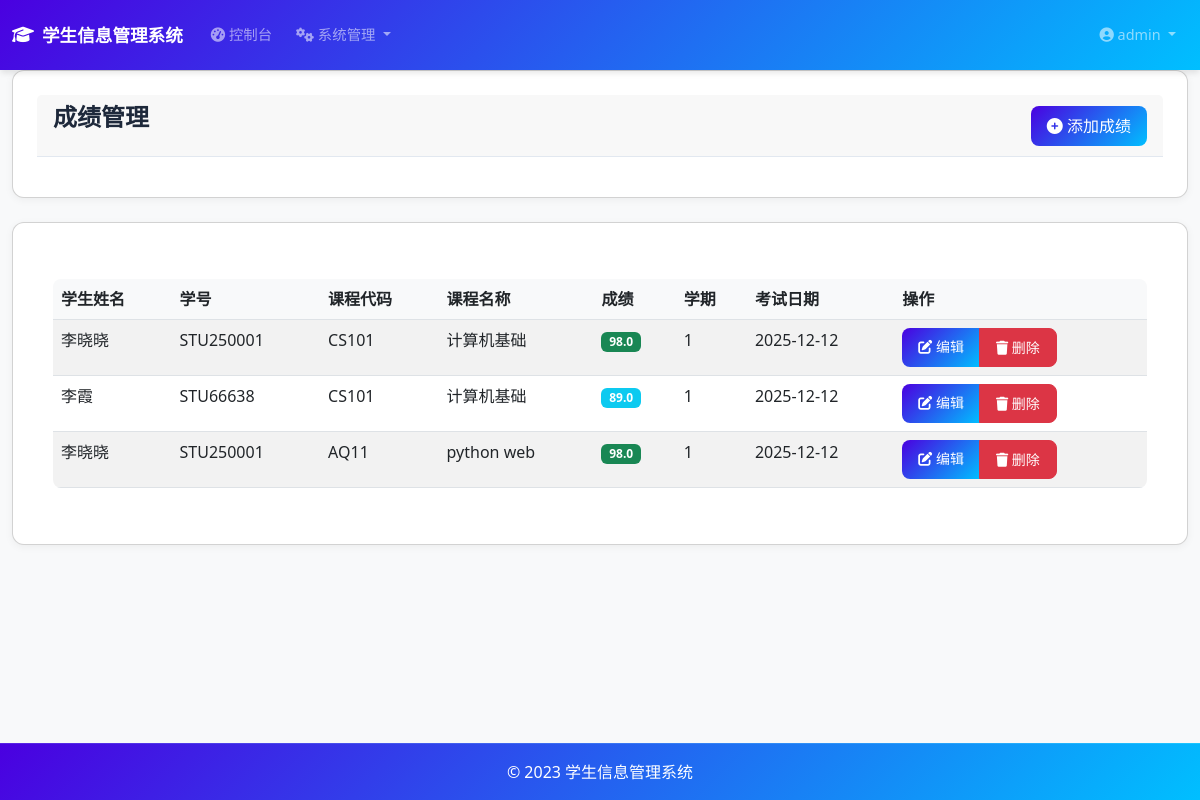
Screenshot of /admin/grades (signed in) with the database file from the repository.
### models.py (models this page shows, shortened)
class User(UserMixin, db.Model):
    id = db.Column(db.Integer, primary_key=True)
    username = db.Column(db.String(80), unique=True, nullable=False)
    email = db.Column(db.String(120), unique=True, nullable=False)
    password_hash = db.Column(db.String(128))
    is_admin = db.Column(db.Boolean, default=False)
    created_at = db.Column(db.DateTime, default=datetime.utcnow)
    student_info = db.relationship('Student', backref='user', uselist=False)

class Grade(db.Model):
    id = db.Column(db.Integer, primary_key=True)
    student_id = db.Column(db.Integer, db.ForeignKey('student.id'), nullable=False)
    course_id = db.Column(db.Integer, db.ForeignKey('course.id'), nullable=False)
    score = db.Column(db.Float, nullable=False)
    exam_date = db.Column(db.Date, default=datetime.utcnow().date)
    semester = db.Column(db.String(20), nullable=False)
    student = db.relationship('Student', backref=db.backref('grades', lazy=True))
    course = db.relationship('Course', backref=db.backref('grades', lazy=True))

class Student(db.Model):
    id = db.Column(db.Integer, primary_key=True)
    user_id = db.Column(db.Integer, db.ForeignKey('user.id'), nullable=False)
    student_id = db.Column(db.String(20), unique=True, nullable=False)
    name = db.Column(db.String(50), nullable=False)
    gender = db.Column(db.String(10))
    birth_date = db.Column(db.Date)
    phone = db.Column(db.String(20))
    address = db.Column(db.String(200))
    enrollment_date = db.Column(db.Date, default=datetime.utcnow().date)
    courses = db.relationship('Course', secondary='student_course', backref='students')

class Course(db.Model):
    id = db.Column(db.Integer, primary_key=True)
    course_code = db.Column(db.String(20), unique=True, nullable=False)
    course_name = db.Column(db.String(100), nullable=False)
    credit = db.Column(db.Float, nullable=False)
    description = db.Column(db.Text)

### app.py (the view)
@app.route('/admin/grades')
@login_required
def list_grades():
    if not current_user.is_admin:
        abort(403)
    grades = Grade.query.all()
    return render_template('grades/list.html', grades=grades)

### app.py (called while the page is built)
@login_manager.user_loader
def load_user(user_id):
    if user_id is not None:
        return User.query.get(int(user_id))
    return None

### templates/grades/list.html (shortened to what this page needs)
{% extends "base.html" %}
{% block content %}
<div class="card mb-4">
    <div class="card-header d-flex justify-content-between align-items-center">
        <h1>成绩管理</h1>
        <div>
            <a href="{{ url_for('create_grade') }}" class="btn btn-primary">
                <i class="fas fa-plus-circle"></i> 添加成绩
            </a>
        </div>
    </div>
</div>
<div class="card">
    <div class="card-body">
        {% if grades %}
        <div class="table-responsive">
            <table class="table table-striped table-hover">
                <thead>
                    <tr>
                        <th>学生姓名</th>
                        <th>学号</th>
                        <th>课程代码</th>
                        <th>课程名称</th>
                        <th>成绩</th>
                        <th>学期</th>
                        <th>考试日期</th>
                        <th>操作</th>
                    </tr>
                </thead>
                <tbody>
                    {% for grade in grades %}
                    <tr>
                        <td>{{ grade.student.name }}</td>
                        <td>{{ grade.student.student_id }}</td>
                        <td>{{ grade.course.course_code }}</td>
                        <td>{{ grade.course.course_name }}</td>
                        <td>
                            <span class="badge {% if grade.score >= 90 %}bg-success{% elif grade.score >= 80 %}bg-info{% elif grade.score >= 70 %}bg-primary{% elif grade.score >= 60 %}bg-warning{% else %}bg-danger{% endif %}">
                                {{ grade.score }}
                            </span>
                        </td>
                        <td>{{ grade.semester }}</td>
                        <td>{{ grade.exam_date.strftime('%Y-%m-%d') if grade.exam_date else '-' }}</td>
                        <td>
                            <div class="btn-group" role="group">
                                <a href="{{ url_for('edit_grade', grade_id=grade.id) }}" class="btn btn-primary btn-sm">
                                    <i class="fas fa-edit"></i> 编辑
                                </a>
                                <button type="button" class="btn btn-danger btn-sm" data-bs-toggle="modal" data-bs-target="#deleteModal{{ grade.id }}">
                                    <i class="fas fa-trash"></i> 删除
                                </button>
                            </div>
                        </td>
                    </tr>
                    {% endfor %}
                </tbody>
            </table>
        </div>
        {% else %}
        <div class="alert alert-info">
            <i class="fas fa-info-circle"></i> 暂无成绩信息
        </div>
        {% endif %}
    </div>
</div>
{% endblock %}

### templates/base.html (shortened to what this page needs)
<!DOCTYPE html>
<html lang="zh-CN">
<head>
    <link href="https://cdn.jsdelivr.net/npm/bootstrap@5.3.0/dist/css/bootstrap.min.css" rel="stylesheet">
    <link rel="stylesheet" href="https://cdnjs.cloudflare.com/ajax/libs/font-awesome/6.4.0/css/all.min.css">
    <link rel="stylesheet" href="{{ url_for('static', filename='css/schedule.css') }}">
</head>
<body>
    <nav class="navbar navbar-expand-lg navbar-dark fixed-top">
        <div class="container-fluid">
            <a class="navbar-brand" href="{{ url_for('index') }}">
                <i class="fas fa-graduation-cap"></i> 学生信息管理系统
            </a>
            <div class="collapse navbar-collapse" id="navbarNav">
                <ul class="navbar-nav me-auto">
                    {% if current_user.is_authenticated %}
                        <li class="nav-item">
                            <a class="nav-link" href="{{ url_for('admin_dashboard') if current_user.is_admin else url_for('dashboard') }}">
                                <i class="fas fa-tachometer-alt"></i> 控制台
                            </a>
                        </li>
                        {% if current_user.is_admin %}
                        <li class="nav-item dropdown">
                            <a class="nav-link dropdown-toggle" href="#" id="adminDropdown" role="button" data-bs-toggle="dropdown" aria-expanded="false">
                                <i class="fas fa-cogs"></i> 系统管理
                            </a>
                        </li>
                        {% endif %}
                    {% endif %}
                </ul>
                <ul class="navbar-nav">
                    {% if current_user.is_authenticated %}
                        <li class="nav-item dropdown">
                            <a class="nav-link dropdown-toggle" href="#" id="userDropdown" role="button" data-bs-toggle="dropdown" aria-expanded="false">
                                <i class="fas fa-user-circle"></i> {{ current_user.username }}
                            </a>
                        </li>
                    {% endif %}
                </ul>
            </div>
        </div>
    </nav>
    <div class="container-fluid" style="padding-top: 70px;">
        {% block content %}{% endblock %}
    </div>
    <footer class="footer mt-auto py-3">
        <div class="container text-center">
            <span>© 2023 学生信息管理系统</span>
        </div>
    </footer>
</body>
</html>

### templates/base.html (style rules this page uses)
body { font-family: 'Segoe UI', sans-serif; background-color: #f8f9fa; margin: 0; padding: 0; }
.navbar { box-shadow: 0 4px 6px -1px rgba(0, 0, 0, 0.1); padding: 1rem 0; background: linear-gradient(135deg, #4a00e0, #00bfff) !important; margin-bottom: 10px; position: fixed; top: 0; width: 100%; z-index: 1030; }
.navbar-brand { font-weight: 700; font-size: 1.1rem; display: flex; align-items: center; gap: 0.5rem; }
.navbar-nav .nav-link { font-weight: 500; font-size: 0.9rem; transition: all 0.3s ease; border-radius: 0.5rem; margin: 0 0.25rem; }
.card { background: white; border-radius: 12px; padding: 1.5rem; box-shadow: 0 2px 8px rgba(0,0,0,0.05); margin-bottom: 1rem; }
.card-header { font-size: 1.5rem; font-weight: 600; margin-bottom: 1rem; padding-bottom: 0.5rem; border-bottom: 1px solid #e2e8f0; color: #1e293b; }
h1, h2, h3, h4, h5, h6 { font-size: 1.5rem; font-weight: 600; color: #1e293b; margin-bottom: 1rem; }
.table-responsive { margin-top: 1rem; }
.table { border-radius: 8px; overflow: hidden; }
.table th { background-color: #f8f9fa; font-weight: 600; }
.btn { border-radius: 8px; padding: 0.5rem 1rem; font-weight: 500; transition: all 0.3s ease; }
.btn-primary { background: linear-gradient(135deg, #4a00e0, #00bfff); border: none; }
.footer { position: fixed; bottom: 0; left: 0; width: 100%; padding: 20px 0; background: linear-gradient(135deg, #4a00e0, #00bfff); color: #ffffff; border-top: 1px solid rgba(255, 255, 255, 0.1); z-index: 10; }

### rows the page displays
User: username "admin"
Grade: student.name "李晓晓", student.student_id "STU250001", course.course_code "CS101", course.course_name "计算机基础", score "98.0", semester "1", exam_date "2025-12-12"
Grade: student.name "李霞", student.student_id "STU66638", course.course_code "CS101", course.course_name "计算机基础", score "89.0", semester "1", exam_date "2025-12-12"
Grade: student.name "李晓晓", student.student_id "STU250001", course.course_code "AQ11", course.course_name "python web", score "98.0", semester "1", exam_date "2025-12-12"
